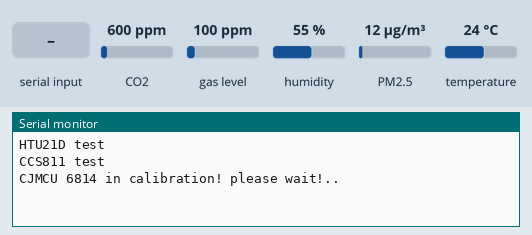
This sketch was run on a simulated ESP32. On the bench: the last lines printed to the serial monitor. The test bench sets the inputs (shaded band); at power-on: CO2 600 ppm, gas level 100 ppm, humidity 55 %, PM2.5 12 µg/m³, temperature 24 °C. WiFi joins after 1.5 s; servers stay silent unless stated.

Above: at 7.8 s.
7.9 s: "Ap6\n" received over the second serial link
At 11.5 s:
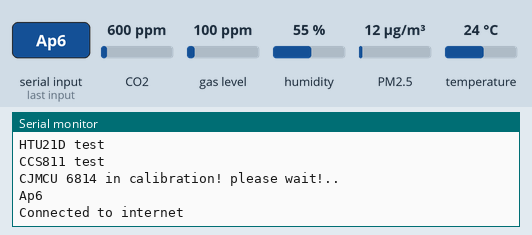
12.5 s: "90;45;200\n" received over the second serial link
At 14.8 s:
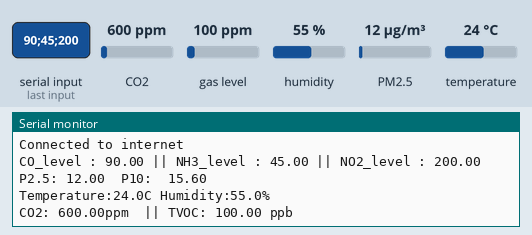

The sketch:

esp32-recieveing-data-from-arduino.ino
```cpp
//ESP32 -> recieving data from ARDUINO
#include <HardwareSerial.h>
#include "Adafruit_CCS811.h"
#include <Wire.h>
#include "SparkFunHTU21D.h"
#include <SDS011.h>
#include <ThingSpeak.h>
#include <WiFi.h>

const char *ssid = "FamTudorin";
const char *pwd = "f988c124";
const char * apiKey = "6BMM7OIENQ8EUPMU";
const long channelNumber = 1013688;

WiFiClient client;
HardwareSerial MySerial(1);
HTU21D myHumidity;
Adafruit_CCS811 ccs;
SDS011 my_sds;

#ifdef ESP32
HardwareSerial port(2);
#endif

float p10, p25;
float CO2_level, VOC_level;
int err;
String dataSent;
float humd;
float temp;

float CO_level;
float NO2_level;
float NH3_level;

void setup() {

    Serial.begin(9600);
    delay(3000);
    MySerial.begin(9600, SERIAL_8N1, 14, 12); //RX, TX
    port.begin(9600,SERIAL_8N1, 16, 17); //RX, TX
    my_sds.begin(&port);

    Serial.println("HTU21D test");
    myHumidity.begin();

    Serial.println("CCS811 test");
    if(!ccs.begin()){
      Serial.println("Failed to start CCS811 sensor! Please check your wiring.");
      while(1);
    }

    MySerial.write(0);
    delay(1000);
    if(MySerial.available() > 0) {
         Serial.println("CJMCU 6814 is already calibrated");
      }else {
         Serial.print("CJMCU 6814 in calibration! please wait!");
              while(MySerial.available() == 0) {
                            Serial.print(".");
                            delay(3000);
              }
        Serial.println();
        String cjmcuMessage = MySerial.readString();
        Serial.println(cjmcuMessage);

      }

    // Wait for the sensor to be ready
    while(!ccs.available()){
       float temp = ccs.calculateTemperature();
       ccs.setTempOffset(temp - 25.0);
    }
    WiFi.mode(WIFI_STA);
    WiFi.begin(ssid, pwd);

    Serial.println("Connected to internet");

    ThingSpeak.begin(client);
}

void loop() {

  MySerial.write(0);
  delay(100);
  if(MySerial.available() > 0) {

       //  CJMCU 6814 -SENSOR
       dataSent = MySerial.readString();
       int index1 = dataSent.indexOf(';');
       CO_level = dataSent.substring(0, index1).toFloat();

       int index2 = dataSent.indexOf(';', index1 + 1);
       NH3_level = dataSent.substring(index1 + 1, index2).toFloat();

       int index3 = dataSent.indexOf(';', index2 + 1);
       NO2_level = dataSent.substring(index2 + 1, index3).toFloat();

       Serial.print("CO_level : ");
       Serial.print(CO_level);
       Serial.print(" || NH3_level : ");
       Serial.print(NH3_level);
       Serial.print(" || NO2_level : ");
       Serial.println(NO2_level);

      //   SDS011 sensor

      err = my_sds.read(&p25, &p10);
      if (!err) {
        Serial.print("P2.5: " + String(p25) + "  ");
        Serial.println("P10:  " + String(p10));
      }

      //   Temperature and Humidity sensor
      humd = myHumidity.readHumidity();
      temp = myHumidity.readTemperature();

      Serial.print("Temperature:");
      Serial.print(temp, 1);
      Serial.print("C");
      Serial.print(" Humidity:");
      Serial.print(humd, 1);
      Serial.println("%");

      //  CO2 -- VOC sensor
      if(ccs.available()){
        if(!ccs.readData()){

          CO2_level = ccs.geteCO2();
          Serial.print("CO2: ");
          Serial.print(CO2_level);
          Serial.print("ppm  || ");

          VOC_level = ccs.getTVOC();
          Serial.print("TVOC: ");
          Serial.print(VOC_level);
          Serial.println(" ppb");
        }
        else{
           Serial.println("ERROR!");
           while(1);
        }
    }
    Serial.println(uploadToThingSpeak(CO_level,NH3_level,NO2_level,temp,p25,p10,VOC_level,CO2_level));
  }
}

String uploadToThingSpeak(float CO_level, float NH3_level, float NO2_level,
                              float temp, float p25, float p10, float VOC_level, float CO2_level) {

    ThingSpeak.setField(1, temp);
    ThingSpeak.setField(2, CO_level);
    ThingSpeak.setField(3, p25);
    ThingSpeak.setField(4, p10);
    ThingSpeak.setField(5, CO2_level);
    ThingSpeak.setField(6, VOC_level);
    ThingSpeak.setField(7, NO2_level);
    ThingSpeak.setField(8, NH3_level);

    ThingSpeak.writeFields(channelNumber, apiKey);
    delay(20000);

    int response = ThingSpeak.getLastReadStatus();

    if(response == 200) {
        return "successfully updated data to the server";
      }else {
        return "couldn't update data to the server";
      }
}


//------------TEST CONNECTION TO THINGSPEAK----------------------
//
//#include <ThingSpeak.h>
//#include <WiFi.h>
//
//const char *ssid = "Ap6";
//const char *pwd = "ceparola?";
//const char * apiKey = "6BMM7OIENQ8EUPMU";
//const long channelNumber = 1013688;
//
//WiFiClient client;
//void setup() {
//    Serial.begin(9600);
//
//    WiFi.mode(WIFI_STA);
//    WiFi.begin(ssid, pwd);
//
//    Serial.println("Connected to internet");
//
//    ThingSpeak.begin(client);
//  }
//
//void loop() {
//
//    ThingSpeak.setField(1, 23);
//    int x = ThingSpeak.writeFields(channelNumber, apiKey);
//
//    if(x == 200) {
//        Serial.println("Channel updated successfuly");
//      }else {
//        Serial.println("Problem updating the channel");
//      }
//     delay(20000);
//  }
```

Measured:
- after the input at 7.9 s, the serial monitor: prints a new line after 3.1 s (image 1)
- after the input at 12.5 s, the serial monitor: prints a new line after 1.0 s (image 2)
